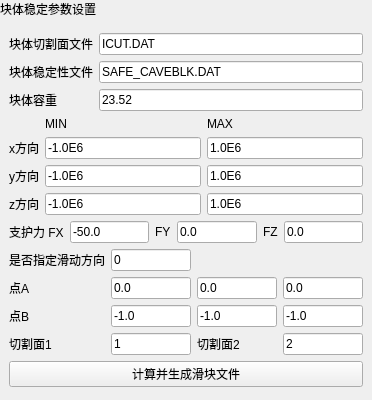
<?xml version='1.0' encoding='utf-8'?>
<ui version="4.0">
 <class>CaveBlockStabilityWidget</class>
 <widget class="QWidget" name="CaveBlockStabilityWidget">
  <property name="geometry">
   <rect>
    <x>0</x>
    <y>0</y>
    <width>372</width>
    <height>400</height>
   </rect>
  </property>
  <layout class="QVBoxLayout" name="verticalLayout">
   <property name="leftMargin">
    <number>0</number>
   </property>
   <property name="topMargin">
    <number>0</number>
   </property>
   <property name="rightMargin">
    <number>0</number>
   </property>
   <property name="bottomMargin">
    <number>0</number>
   </property>
   <item>
    <widget class="QLabel" name="pageHeaderLabel">
     <property name="sizePolicy">
      <sizepolicy hsizetype="Preferred" vsizetype="Fixed">
       <horstretch>0</horstretch>
       <verstretch>0</verstretch>
      </sizepolicy>
     </property>
     <property name="text">
      <string>块体稳定参数设置</string>
     </property>
    </widget>
   </item>
   <item>
    <layout class="QVBoxLayout" name="contentLayout">
     <property name="leftMargin">
      <number>9</number>
     </property>
     <property name="topMargin">
      <number>9</number>
     </property>
     <property name="rightMargin">
      <number>9</number>
     </property>
     <property name="bottomMargin">
      <number>9</number>
     </property>
     <property name="spacing">
      <number>6</number>
     </property>
     <item>
      <layout class="QFormLayout" name="fileFormLayout">
       <item row="0" column="0">
        <widget class="QLabel" name="labelIcut">
         <property name="text">
          <string>块体切割面文件</string>
         </property>
         <property name="wordWrap">
          <bool>false</bool>
         </property>
        </widget>
       </item>
       <item row="0" column="1">
        <widget class="QLineEdit" name="icutFileEdit">
         <property name="text">
          <string>ICUT.DAT</string>
         </property>
         <property name="minimumSize">
          <size>
           <width>10</width>
           <height>0</height>
          </size>
         </property>
        </widget>
       </item>
       <item row="1" column="0">
        <widget class="QLabel" name="labelSafe">
         <property name="text">
          <string>块体稳定性文件</string>
         </property>
         <property name="wordWrap">
          <bool>false</bool>
         </property>
        </widget>
       </item>
       <item row="1" column="1">
        <widget class="QLineEdit" name="safeFileEdit">
         <property name="text">
          <string>SAFE_CAVEBLK.DAT</string>
         </property>
         <property name="minimumSize">
          <size>
           <width>10</width>
           <height>0</height>
          </size>
         </property>
        </widget>
       </item>
       <item row="2" column="0">
        <widget class="QLabel" name="labelWeight">
         <property name="text">
          <string>块体容重</string>
         </property>
         <property name="wordWrap">
          <bool>false</bool>
         </property>
        </widget>
       </item>
       <item row="2" column="1">
        <widget class="QLineEdit" name="weightEdit">
         <property name="text">
          <string>23.52</string>
         </property>
         <property name="minimumSize">
          <size>
           <width>10</width>
           <height>0</height>
          </size>
         </property>
        </widget>
       </item>
      </layout>
     </item>
     <item>
      <layout class="QGridLayout" name="rangeGridLayout">
       <item row="0" column="1">
        <widget class="QLabel" name="labelMin">
         <property name="text">
          <string>MIN</string>
         </property>
         <property name="wordWrap">
          <bool>false</bool>
         </property>
        </widget>
       </item>
       <item row="0" column="2">
        <widget class="QLabel" name="labelMax">
         <property name="text">
          <string>MAX</string>
         </property>
         <property name="wordWrap">
          <bool>false</bool>
         </property>
        </widget>
       </item>
       <item row="1" column="0">
        <widget class="QLabel" name="labelX">
         <property name="text">
          <string>x方向</string>
         </property>
         <property name="wordWrap">
          <bool>false</bool>
         </property>
        </widget>
       </item>
       <item row="1" column="1">
        <widget class="QLineEdit" name="xMinEdit">
         <property name="text">
          <string>-1.0E6</string>
         </property>
         <property name="minimumSize">
          <size>
           <width>10</width>
           <height>0</height>
          </size>
         </property>
        </widget>
       </item>
       <item row="1" column="2">
        <widget class="QLineEdit" name="xMaxEdit">
         <property name="text">
          <string>1.0E6</string>
         </property>
         <property name="minimumSize">
          <size>
           <width>10</width>
           <height>0</height>
          </size>
         </property>
        </widget>
       </item>
       <item row="2" column="0">
        <widget class="QLabel" name="labelY">
         <property name="text">
          <string>y方向</string>
         </property>
         <property name="wordWrap">
          <bool>false</bool>
         </property>
        </widget>
       </item>
       <item row="2" column="1">
        <widget class="QLineEdit" name="yMinEdit">
         <property name="text">
          <string>-1.0E6</string>
         </property>
         <property name="minimumSize">
          <size>
           <width>10</width>
           <height>0</height>
          </size>
         </property>
        </widget>
       </item>
       <item row="2" column="2">
        <widget class="QLineEdit" name="yMaxEdit">
         <property name="text">
          <string>1.0E6</string>
         </property>
         <property name="minimumSize">
          <size>
           <width>10</width>
           <height>0</height>
          </size>
         </property>
        </widget>
       </item>
       <item row="3" column="0">
        <widget class="QLabel" name="labelZ">
         <property name="text">
          <string>z方向</string>
         </property>
         <property name="wordWrap">
          <bool>false</bool>
         </property>
        </widget>
       </item>
       <item row="3" column="1">
        <widget class="QLineEdit" name="zMinEdit">
         <property name="text">
          <string>-1.0E6</string>
         </property>
         <property name="minimumSize">
          <size>
           <width>10</width>
           <height>0</height>
          </size>
         </property>
        </widget>
       </item>
       <item row="3" column="2">
        <widget class="QLineEdit" name="zMaxEdit">
         <property name="text">
          <string>1.0E6</string>
         </property>
         <property name="minimumSize">
          <size>
           <width>10</width>
           <height>0</height>
          </size>
         </property>
        </widget>
       </item>
      </layout>
     </item>
     <item>
      <layout class="QGridLayout" name="supportGridLayout">
       <item row="0" column="0">
        <widget class="QLabel" name="labelFx">
         <property name="text">
          <string>支护力 FX</string>
         </property>
         <property name="wordWrap">
          <bool>false</bool>
         </property>
        </widget>
       </item>
       <item row="0" column="1">
        <widget class="QLineEdit" name="fxEdit">
         <property name="text">
          <string>-50.0</string>
         </property>
         <property name="minimumSize">
          <size>
           <width>10</width>
           <height>0</height>
          </size>
         </property>
        </widget>
       </item>
       <item row="0" column="2">
        <widget class="QLabel" name="labelFy">
         <property name="text">
          <string>FY</string>
         </property>
         <property name="wordWrap">
          <bool>false</bool>
         </property>
        </widget>
       </item>
       <item row="0" column="3">
        <widget class="QLineEdit" name="fyEdit">
         <property name="text">
          <string>0.0</string>
         </property>
         <property name="minimumSize">
          <size>
           <width>10</width>
           <height>0</height>
          </size>
         </property>
        </widget>
       </item>
       <item row="0" column="4">
        <widget class="QLabel" name="labelFz">
         <property name="text">
          <string>FZ</string>
         </property>
         <property name="wordWrap">
          <bool>false</bool>
         </property>
        </widget>
       </item>
       <item row="0" column="5">
        <widget class="QLineEdit" name="fzEdit">
         <property name="text">
          <string>0.0</string>
         </property>
         <property name="minimumSize">
          <size>
           <width>10</width>
           <height>0</height>
          </size>
         </property>
        </widget>
       </item>
      </layout>
     </item>
     <item>
      <layout class="QGridLayout" name="dirGridLayout">
       <item row="0" column="0">
        <widget class="QLabel" name="labelIfDir">
         <property name="text">
          <string>是否指定滑动方向</string>
         </property>
         <property name="wordWrap">
          <bool>false</bool>
         </property>
        </widget>
       </item>
       <item row="0" column="1">
        <widget class="QLineEdit" name="ifDirEdit">
         <property name="text">
          <string>0</string>
         </property>
         <property name="minimumSize">
          <size>
           <width>10</width>
           <height>0</height>
          </size>
         </property>
        </widget>
       </item>
       <item row="1" column="0">
        <widget class="QLabel" name="labelA">
         <property name="text">
          <string>点A</string>
         </property>
         <property name="wordWrap">
          <bool>false</bool>
         </property>
        </widget>
       </item>
       <item row="1" column="1">
        <widget class="QLineEdit" name="axEdit">
         <property name="text">
          <string>0.0</string>
         </property>
         <property name="minimumSize">
          <size>
           <width>10</width>
           <height>0</height>
          </size>
         </property>
        </widget>
       </item>
       <item row="1" column="2">
        <widget class="QLineEdit" name="ayEdit">
         <property name="text">
          <string>0.0</string>
         </property>
         <property name="minimumSize">
          <size>
           <width>10</width>
           <height>0</height>
          </size>
         </property>
        </widget>
       </item>
       <item row="1" column="3">
        <widget class="QLineEdit" name="azEdit">
         <property name="text">
          <string>0.0</string>
         </property>
         <property name="minimumSize">
          <size>
           <width>10</width>
           <height>0</height>
          </size>
         </property>
        </widget>
       </item>
       <item row="2" column="0">
        <widget class="QLabel" name="labelB">
         <property name="text">
          <string>点B</string>
         </property>
         <property name="wordWrap">
          <bool>false</bool>
         </property>
        </widget>
       </item>
       <item row="2" column="1">
        <widget class="QLineEdit" name="bxEdit">
         <property name="text">
          <string>-1.0</string>
         </property>
         <property name="minimumSize">
          <size>
           <width>10</width>
           <height>0</height>
          </size>
         </property>
        </widget>
       </item>
       <item row="2" column="2">
        <widget class="QLineEdit" name="byEdit">
         <property name="text">
          <string>-1.0</string>
         </property>
         <property name="minimumSize">
          <size>
           <width>10</width>
           <height>0</height>
          </size>
         </property>
        </widget>
       </item>
       <item row="2" column="3">
        <widget class="QLineEdit" name="bzEdit">
         <property name="text">
          <string>-1.0</string>
         </property>
         <property name="minimumSize">
          <size>
           <width>10</width>
           <height>0</height>
          </size>
         </property>
        </widget>
       </item>
       <item row="3" column="0">
        <widget class="QLabel" name="labelIm1">
         <property name="text">
          <string>切割面1</string>
         </property>
         <property name="wordWrap">
          <bool>false</bool>
         </property>
        </widget>
       </item>
       <item row="3" column="1">
        <widget class="QLineEdit" name="im1Edit">
         <property name="text">
          <string>1</string>
         </property>
         <property name="minimumSize">
          <size>
           <width>10</width>
           <height>0</height>
          </size>
         </property>
        </widget>
       </item>
       <item row="3" column="2">
        <widget class="QLabel" name="labelIm2">
         <property name="text">
          <string>切割面2</string>
         </property>
         <property name="wordWrap">
          <bool>false</bool>
         </property>
        </widget>
       </item>
       <item row="3" column="3">
        <widget class="QLineEdit" name="im2Edit">
         <property name="text">
          <string>2</string>
         </property>
         <property name="minimumSize">
          <size>
           <width>10</width>
           <height>0</height>
          </size>
         </property>
        </widget>
       </item>
      </layout>
     </item>
     <item>
      <widget class="QPushButton" name="computeBtn">
       <property name="text">
        <string>计算并生成滑块文件</string>
       </property>
      </widget>
     </item>
     <item>
      <spacer name="verticalSpacer">
       <property name="orientation">
        <enum>Qt::Vertical</enum>
       </property>
       <property name="sizeHint" stdset="0">
        <size>
         <width>20</width>
         <height>40</height>
        </size>
       </property>
      </spacer>
     </item>
    </layout>
   </item>
  </layout>
 </widget>
 <resources />
 <connections />
</ui>
